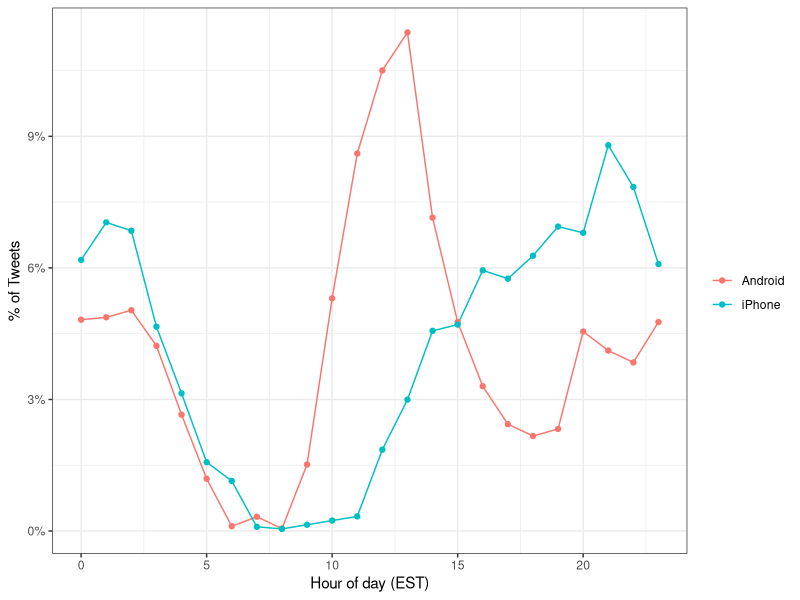

Generate this figure with R:
library(tidyverse)
library(tidytext)
library(ggplot2)
library(lubridate)
library(tidyr)
library(scales)
library(dslabs)


data("trump_tweets")

# tidytext helps convert free form text into a tidy table


# unnest_tokens() extracts individual words or chunks of text

# Sentiment analysis assigns emotions or a positive/negative score to tokens (WTF does this even mean?)
# get_sentiments() extracts sentiments

# Here we will learn how to generate useful numerical summaries from text data
# For more info on text mining: https://www.tidytextmining.com/

head(trump_tweets)
names(trump_tweets) # Col names

trump_tweets %>% select(text) %>% head # Actual text of tweets

trump_tweets %>% count(source) %>% arrange(desc(n)) # Devices that were used to write tweet

# Clean up source names by removing "Twitter for"
trump_tweets %>%
  extract(source, "source", "Twitter for (.*)") %>% # Args: Col we want our data from (source), Name of new object to store filtered data ("source"), and regex.
  count(source)

# A tibble: 6 x 2
#   source         n
#   <chr>      <int>
# 1 Android     4652
# 2 BlackBerry    78
# 3 iPad          39
# 4 iPhone      3962
# 5 Websites       1
# 6 NA         12029


# Define tweets b/w campaign announcement and election day
campaign_tweets = trump_tweets %>%
  extract(source, "source", "Twitter for (.*)") %>%
  filter(source %in% c("Android", "iPhone") &
           created_at >= ymd("2015-06-17") &
           created_at < ymd("2016-11-08")) %>%
  filter(!is_retweet) %>%
  arrange(created_at)
campaign_tweets

# Now we use data visualization to explore possibility of 2 different groups tweeting on Trumps account (him and his staff)
ds_theme_set()
campaign_tweets %>%
  mutate(hour = hour(with_tz(created_at, "EST"))) %>%
  count(source, hour) %>%
  group_by(source) %>%
  mutate(percent = n / sum(n)) %>%
  ungroup %>%
  ggplot(aes(hour, percent, color = source)) +
  geom_line() +
  geom_point() +
  scale_y_continuous(labels = percent_format()) +
  labs(x = "Hour of day (EST)",
       y = "% of Tweets",
       color = "")
# The plot above shows 2 significant peaks in tweet sources:
# Around 5 am to 6 am, Android was mostly used
# and around 3 pm to 8 pm, iPhone was mostly used

# We can conclude that there appears to be two separate entities tweeting from Trump's account



# Using the tidytext package we can analyze the text further

# unnest_tokens() helps us convert free form text into a tidy table
# "Token" refers to the units we are considering to be a data point; most common token is words.
# The helper functions in tidytext will extract tokens and place each in its own row.
example = data_frame(line = c(1, 2, 3, 4),
                     text = c("Roses are red,", "Violets are blue,", "Sugar is sweet,", "It'll give you diabetes"))
example

# A tibble: 4 x 2
# line text                   
# <dbl> <chr>                  
# 1     Roses are red,         
# 2     Violets are blue,      
# 3     Sugar is sweet,        
# 4     It'll give you diabetes

example %>% unnest_tokens(word, text) # Example w/ unnested tokens

# A tibble: 13 x 2
# line word    
# <dbl> <chr>   
# 1     roses   
# 2     are     
# 3     red     
# 4     violets 
# 5     are     
# 6     blue    
# 7     sugar   
# 8     is      
# 9     sweet   
# 10    it'll   
# 11    give    
# 12    you     
# 13    diabetes


# Looking at tweet # 3008:
i = 3008
campaign_tweets$text[i]
campaign_tweets[i,] %>%
  unnest_tokens(word, text) %>%
  select(word)
# The above creates an issue b/c the default action of unnest_tokens(word, )
# removes syms such as # and @; which are important for twitter's context
# To solve this we use regex:
pattern = "([^A-Za-z\\d#@']|'(?![A-Za-z\\d#@]))"

campaign_tweets[i,] %>%
  unnest_tokens(word, text, token = "regex", pattern = pattern) %>%
  select(word)

#               word
# 1            great
# 2               to
# 3               be
# 4             back
# 5               in
# 6             iowa
# 7             #tbt
# 8             with
# 9  @jerryjrfalwell
# 10         joining
# 11              me
# 12              in
# 13       davenport
# 14            this
# 15            past
# 16          winter
# 17           #maga
# 18           https
# 19               t
# 20              co
# 21      a5if0qhnic

# Remove links to pics
campaign_tweets[i,] %>%
  mutate(text = str_replace_all(text, "https://t.co/[A-Za-z\\d]+|&amp;", "")) %>%
  unnest_tokens(word, text, token = "regex", pattern = pattern)

# Extract words from tweet into tidy table
tweet_words = campaign_tweets %>%
  mutate(text = str_replace_all(text, "https://t.co/[A-Za-z\\d]+|&amp;", "")) %>%
  unnest_tokens(word, text, token = "regex", pattern = pattern)
tweet_words # This covers ALL tweets

# What are the most commonly used words?
tweet_words %>%
  count(word) %>%
  arrange(desc(n))

# A tibble: 6,211 x 2
#  word      n
#  <chr>   <int>
# 1 the    2335
# 2 to     1413
# 3 and    1246
# 4 a      1210
# 5 in     1189
# 6 i      1161
# 7 you    1000
# 8 of      983
# 9 is      944
# 10 on      880
# … with 6,201 more rows

# The above is not very useful
# Tidytext has database of most commonly used words, known as "stop words"
# stop_words (class: table)

# Filter out stop words
tweet_words = campaign_tweets %>%
  mutate(text = str_replace_all(text, "https://t.co/[A-Za-z\\d]+|&amp;", "")) %>%
  unnest_tokens(word, text, token = "regex", pattern = pattern) %>%
  filter(!word %in% stop_words$word)

tweet_words %>%
  count(word) %>%
  top_n(10, n) %>%
  mutate(word = reorder(word, n)) %>%
  arrange(desc(n))

# Top 10 most commonly tweeted words:
# A tibble: 10 x 2
#   word                      n
#   <fct>                  <int>
# 1 #trump2016               415
# 2 hillary                  407
# 3 people                   303
# 4 #makeamericagreatagain   296
# 5 america                  254
# 6 clinton                  239
# 7 poll                     220
# 8 crooked                  206
# 9 trump                    199
# 10 cruz                     162

# We need a couple more tweeks to our table:
# Remove words that are just nums
# Remove single quotes from the start of words (for some reason, idfk)
tweet_words = campaign_tweets %>%
  mutate(text = str_replace_all(text, "https://t.co.[A-Za-z\\d]+|&amp;", "")) %>%
  unnest_tokens(word, text, token = "regex", pattern = pattern) %>%
  filter(!word %in% stop_words$word &
           !str_detect(word, "^\\d+$")) %>%
  mutate(word = str_replace(word, "^'", ""))


# Now we can look for which words are most common when using Android or iPhone

# To know if certain words are more likely to appear in either device we use the ODDS RATIO
android_iphone_or = tweet_words %>%
  count(word, source) %>%
  spread(source, n, fill = 0) %>% # This step creates tibble w/ rows for each word w/ cols for Android and iPhone
  mutate(or = (Android + 0.5) / (sum(Android) - Android + 0.5) /
           ((iPhone + 0.5) / (sum(iPhone) - iPhone + 0.5))) # 0.5s are used as a correction for any potential 0's

android_iphone_or %>% arrange(desc(or))
android_iphone_or %>% arrange(or)

# Filter according to the most frequent words

android_iphone_or %>% filter(Android + iPhone > 100) %>%
  arrange(desc(or)) 

# Words most likely to come from Android

# A tibble: 30 x 4
# word          Android  iPhone   or
# <chr>            <dbl>  <dbl> <dbl>
# 1 @cnn            104     18  4.95
# 2 bad             104     26  3.45
# 3 crooked         157     49  2.79
# 4 ted              85     28  2.62
# 5 interviewed      76     25  2.62
# 6 media            77     26  2.56
# 7 cruz            116     46  2.19
# 8 hillary         290    119  2.14
# 9 win              74     30  2.14
# 10 president       84     35  2.08
# … with 20 more rows


android_iphone_or %>% filter(Android + iPhone > 100) %>%
  arrange(or)

# Words most likely to come from iPhone

# A tibble: 30 x 4
#   word                   Android iPhone    or
#   <chr>                    <dbl>  <dbl>   <dbl>
# 1 #makeamericagreatagain       0    296  0.00144
# 2 #trump2016                   3    412  0.00718
# 3 join                         1    157  0.00821
# 4 tomorrow                    25    101  0.218  
# 5 vote                        46     67  0.600  
# 6 america                    114    141  0.703  
# 7 tonight                     71     84  0.737  
# 8 iowa                        62     65  0.831  
# 9 poll                       117    103  0.990  
# 10 trump                     112     92  1.06   
# … with 20 more rows
